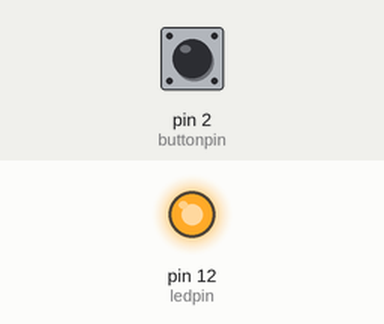
This sketch was run on a simulated Arduino Uno, built with avr-gcc and run on an emulated ATmega328P. Shown: output pins drawn as LEDs (lit = HIGH). The test bench sets the inputs (shaded band); at power-on: pin 2 (buttonpin) LOW.

Above: at 1.2 s.
1.3 s: pin 2 (buttonpin) pulled HIGH for 0.15 s
At 1.37 s:
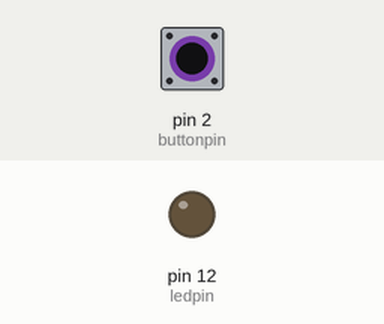
2.9 s: pin 2 (buttonpin) pulled HIGH for 3.2 s
At 7.0 s:
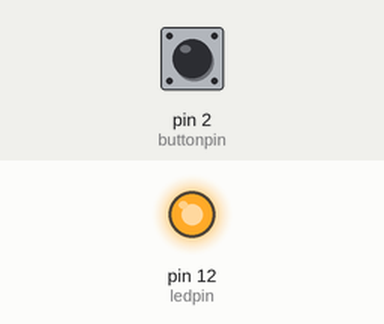
Timing chart, 0 to 8.5 s (numbered marks = the images above; inputs shaded):
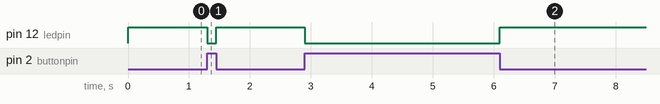

Measured:
- after the input at 1.3 s, pin 12 (ledpin): HIGH → LOW at once, → HIGH 0.15 s later
- after the input at 2.9 s, pin 12 (ledpin): HIGH → LOW at once, → HIGH 3.2 s later

The sketch:

buttonblinker.ino
```cpp
//按钮控制LED的亮灭，按下亮，松开则灭
const int buttonpin = 2;//button连接引脚
int ledpin = 12;//led连接引脚

void setup() {
  // put your setup code here, to run once:
  pinMode(ledpin, OUTPUT);//设置led连接引脚为输出模式
  pinMode(buttonpin, INPUT);  //设置button连接引脚为输入模式
}

void loop() {
  // 检测按钮是否被按下 repeatedly:
  boolean buttonstate = digitalRead(buttonpin);
  if(buttonstate == 1){
    digitalWrite(ledpin, 0);}
  else{digitalWrite(ledpin, 1);}
}
```
